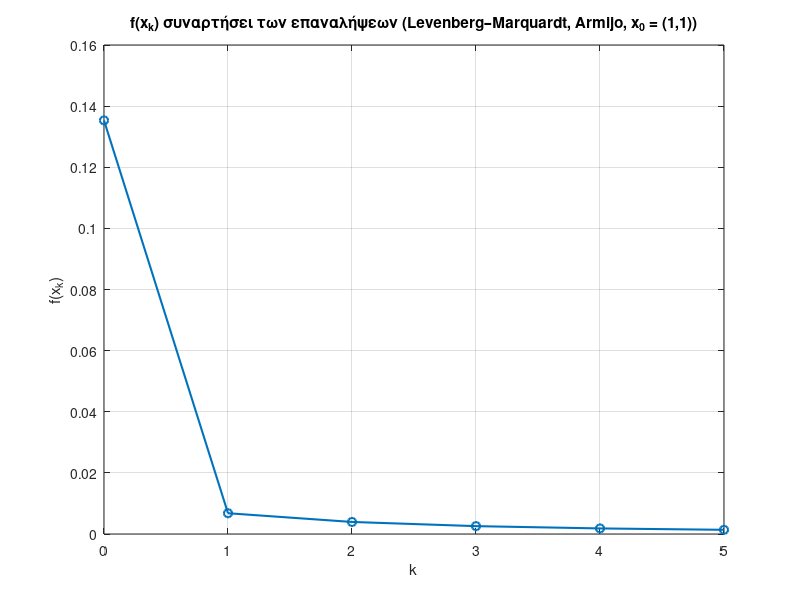

The MATLAB script that drew this image:
%% f(x_k) vs k για Levenberg–Marquardt με κανόνα Armijo
% f(x,y) = x^3 * exp(-x^2 - y^4), x0 = (1,1)

clear; clc;

% ---- Συνάρτηση, κλίση, Hessian ----
f = @(x) x(1).^3 .* exp(-x(1).^2 - x(2).^4);

gradf = @(x) [ ...
    x(1).^2 .* (3 - 2*x(1).^2) .* exp(-x(1).^2 - x(2).^4); ...
   -4*x(1).^3 .* x(2).^3 .* exp(-x(1).^2 - x(2).^4)       ];

Hessf = @(x) [ ...
    (4*x(1).^5 - 14*x(1).^3 + 6*x(1)) .* exp(-x(1).^2 - x(2).^4), ...
    (8*x(1).^4 .* x(2).^3 - 12*x(1).^2 .* x(2).^3) .* exp(-x(1).^2 - x(2).^4); ...
    (8*x(1).^4 .* x(2).^3 - 12*x(1).^2 .* x(2).^3) .* exp(-x(1).^2 - x(2).^4), ...
    (16*x(1).^3 .* x(2).^6 - 12*x(1).^3 .* x(2).^2) .* exp(-x(1).^2 - x(2).^4) ];

% ---- Παράμετροι Levenberg–Marquardt & Armijo ----
mu      = 1.0;      % σταθερή μ
maxIter = 5;
tol_g   = 1e-6;

alpha = 1e-1;       % Armijo
beta  = 0.5;
s     = 1.0;

% ---- Αρχικό σημείο ----
xk = [1; 1];

% Ιστορία f(x_k)
f_values = f(xk);     % f(x_0)

% ---- Επαναλήψεις ----
for k = 1:maxIter
    g = gradf(xk);
    if norm(g) < tol_g
        break;
    end

    H  = Hessf(xk);
    Bk = H + mu * eye(2);
    dk = -Bk \ g;

    if norm(dk) < 1e-12
        break;
    end

    % Armijo για γ_k
    gamma = s;
    while true
        x_trial = xk + gamma * dk;
        if f(x_trial) <= f(xk) + alpha * gamma * (g.' * dk)
            break;
        end
        gamma = beta * gamma;
        if gamma < 1e-8
            break;
        end
    end

    % Ενημέρωση
    xk = xk + gamma * dk;
    f_values(end+1,1) = f(xk);
end

% ---- Διάγραμμα f(x_k) vs k ----
k_vec = 0:length(f_values)-1;

figure;
plot(k_vec, f_values, 'o-', 'LineWidth', 1.5);
grid on;
xlabel('k');
ylabel('f(x_k)');
title('f(x_k) συναρτήσει των επαναλήψεων (Levenberg–Marquardt, Armijo, x_0 = (1,1))');
